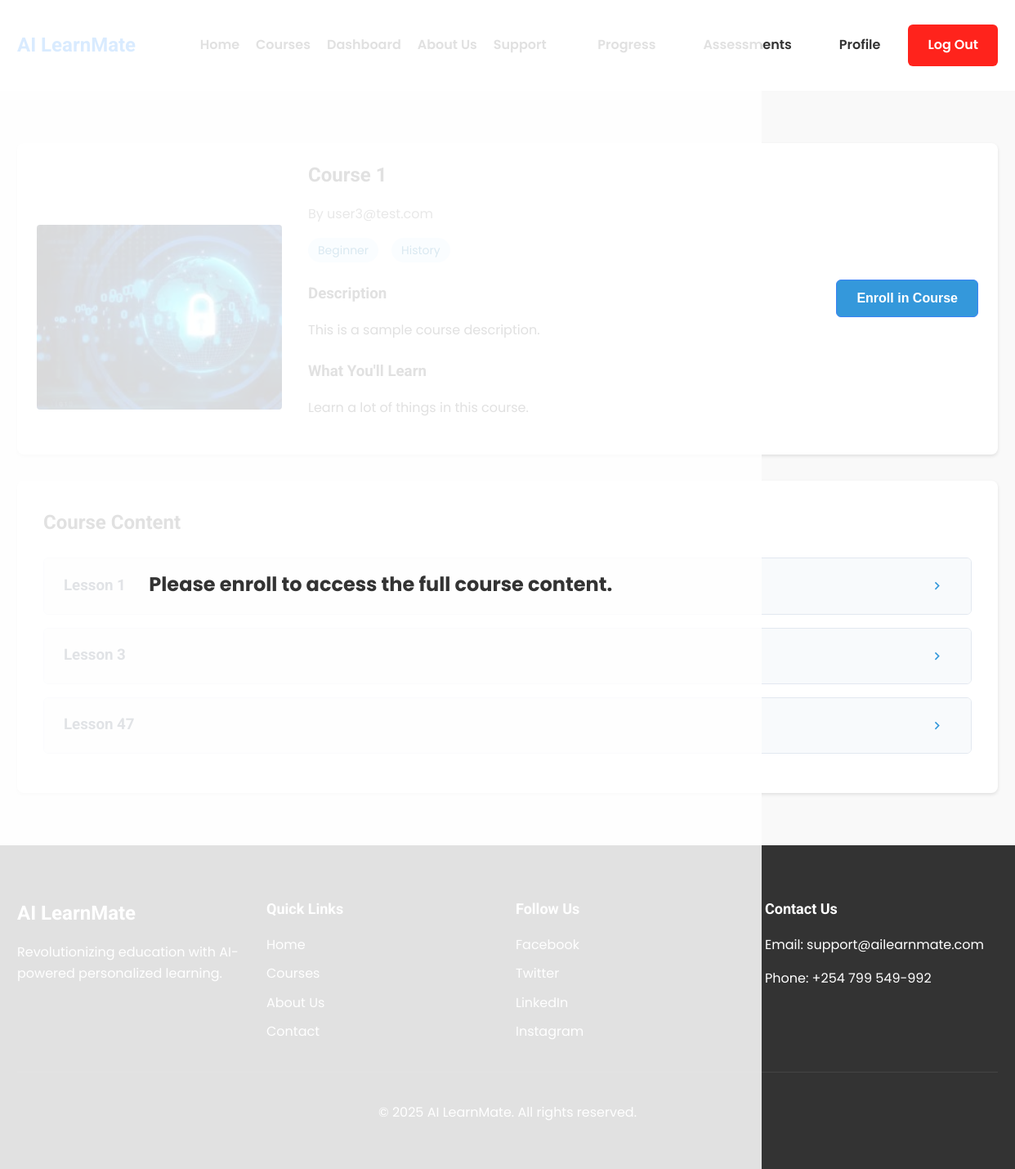
The app's page /course/25/ (signed in), older data.
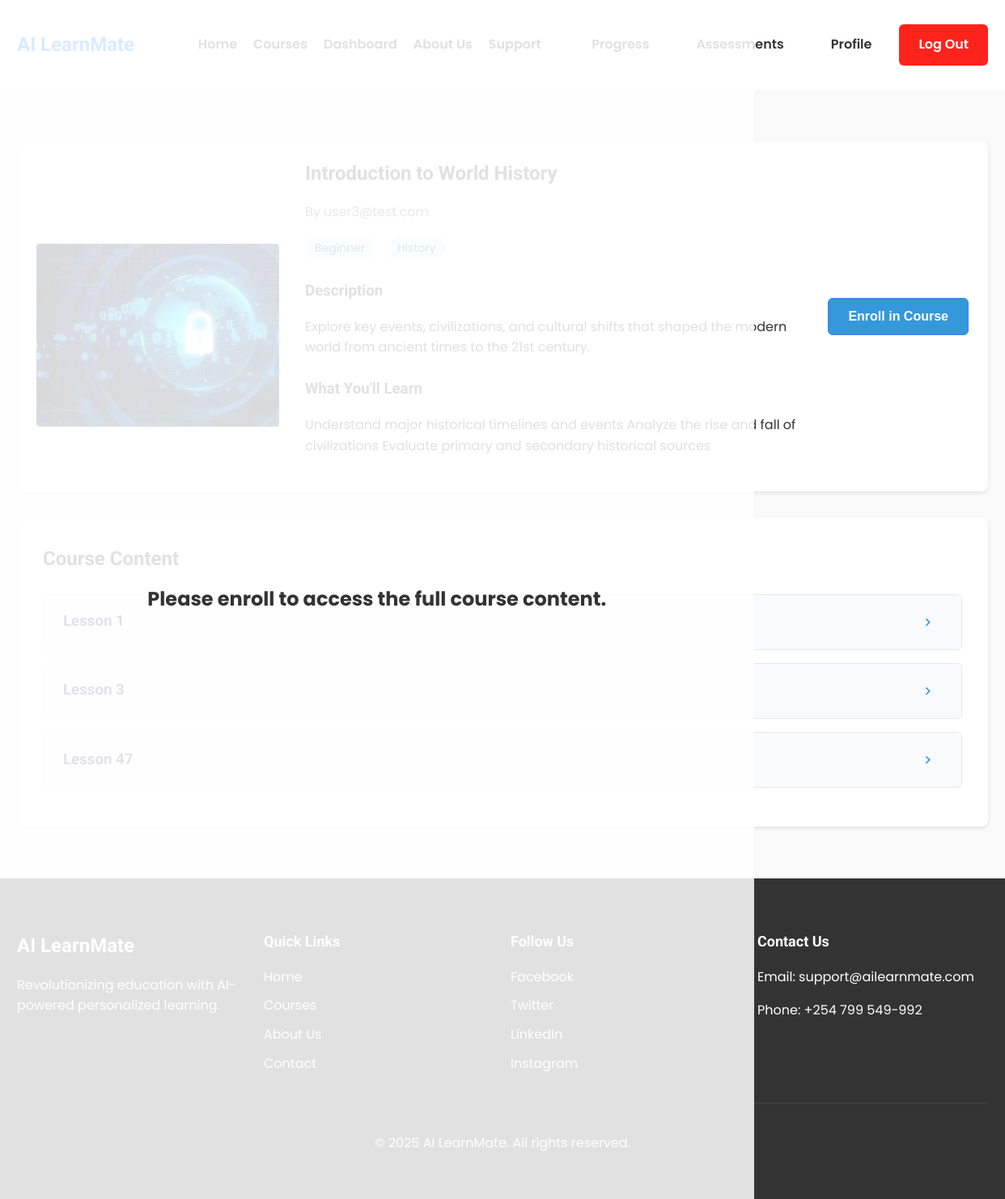
The same page, newer data.
### learning/models.py (models this page shows, shortened)
class Course(models.Model):
    title = models.CharField(max_length=200)
    description = models.TextField()
    instructor = models.ForeignKey(User, on_delete=models.CASCADE, related_name='courses_taught')
    subject = models.CharField(max_length=100)
    difficulty = models.CharField(max_length=50)
    course_image = models.ImageField(upload_to='courseimages')
    learning_outcomes = models.TextField()
    created_at = models.DateTimeField(auto_now_add=True)
    updated_at = models.DateTimeField(auto_now=True)
    is_ai_recommended = models.BooleanField(default=False)
    price = models.FloatField(default=1799.99)

class Lesson(models.Model):
    course = models.ForeignKey(Course, on_delete=models.CASCADE, related_name='lesson_course')
    title = models.CharField(max_length=200)
    content = models.TextField()
    order = models.PositiveIntegerField()
    class Meta:
        ordering = ['order']

### users/models.py (models this page shows, shortened)
class User(AbstractBaseUser, PermissionsMixin):
    email = models.EmailField(unique=True, null=False)
    username = models.CharField(max_length=100)
    is_admin = models.BooleanField(ugettext_lazy('Admin Status'), default=False, help_text=ugettext_lazy('Whether User is an Admin'))
    is_staff = models.BooleanField(ugettext_lazy('Staff Status'), default=False, help_text=ugettext_lazy('Whether user should have Staff Priveleges'))
    is_active = models.BooleanField(ugettext_lazy('Active'), default=True, help_text=ugettext_lazy('Whether user should be treated as active'))
    learner = models.BooleanField(ugettext_lazy('Learner'), default=False, help_text=ugettext_lazy('Whether user is a learner'))
    tutor = models.BooleanField(ugettext_lazy('Tutor'), default=False, help_text=ugettext_lazy('Whether user is a tutor'))
    USERNAME_FIELD = 'email'
    objects = MyUserManager()
    def get_full_name(self):
        return self.email

### learning/views.py (the view)
# urls.py: path('course/<int:course_id>/', views.course_detail, name='course_detail'), #Shows each course's details, has the feature to enroll, and provides enrolled learners with all the course details to learn
@login_required
def course_detail(request, course_id):
    course = get_object_or_404(Course.objects.prefetch_related(
        'lesson_course__images',
        'lesson_course__videos',
        'lesson_course__quiz_lesson__quiz_question'
    ), id=course_id)
    lessons = course.lesson_course.all().order_by('order')
    discussions = Discussion.objects.filter(lesson__course=course).select_related('lesson', 'user')
    lesson_discussions = defaultdict(list)
    for discussion in discussions:
        lesson_discussions[discussion.lesson_id].append(discussion)
    is_enrolled = Enrollment.objects.filter(user=request.user, course=course).exists()
    context = {
        'course': course,
        'lessons': lessons,
        'lesson_discussions': dict(lesson_discussions),
        'is_enrolled': is_enrolled
    }
    return render(request, 'learning/course.html', context)

### learning/templatetags/filters.py (called while the page is built)
@register.filter
def get(dict_obj, key):
    return dict_obj.get(key)

@register.filter
def split_choices(value):
    return [v.strip() for v in value.split('|')]

### templates/learning/course.html (shortened to what this page needs)
{% extends 'base.html' %}
{% load static %}
{% load filters %}
{% block content %}
<section class="course-detail">
    <div class="container">
        <div class="course-header">
            <div class="course-image">
                <img src="{{ course.course_image.url }}" alt="{{ course.title }}">
            </div>
            <div class="course-meta">
                <h1>{{ course.title }}</h1>
                <p class="instructor">By {{ course.instructor.get_full_name }}</p>
                <div class="course-stats">
                    <span class="difficulty">{{ course.difficulty }}</span>
                    <span class="subject">{{ course.subject }}</span>
                </div>
                <div class="course-description">
                    <h3>Description</h3>
                    <p>{{ course.description }}</p>
                </div>
                <div class="learning-outcomes">
                    <h3>What You'll Learn</h3>
                    <p>{{ course.learning_outcomes }}</p>
                </div>
            </div>
            <div class="enrollment-section">
                {% if is_enrolled %}
                <span class="badge enrolled-badge">✔ Enrolled</span>
                {% else %}
                <button class="btn primary" id="enroll-btn">Enroll in Course</button>
                {% if not is_enrolled %}
                <div id="enrollment-lock-msg" style="
                    position: absolute; top: 0; left: 0;
                    width: 75%; height: 100%;
                    background: rgba(255,255,255,0.85);
                    z-index: 999;
                    display: flex; align-items: center; justify-content: center;
                    font-size: 1.5rem; font-weight: bold;
                ">
                    Please enroll to access the full course content.
                </div>
                {% endif %}
                {% endif %}
            </div>
        </div>
        <div class="lessons-container">
            <h2>Course Content</h2>
            <div class="lessons-list">
                {% for lesson in lessons %}
                <div class="lesson-item">
                    <div class="lesson-header" onclick="toggleLesson('lesson-{{ lesson.id }}')">
                        <h3>{{ lesson.title }}</h3>
                        <button class="toggle-btn" aria-expanded="false" aria-controls="lesson-{{ lesson.id }}">
                            <svg class="arrow-icon" viewBox="0 0 24 24">
                                <path d="M8.59 16.59L13.17 12 8.59 7.41 10 6l6 6-6 6-1.41-1.41z" />
                            </svg>
                        </button>
                    </div>
                </div>
                {% endfor %}
            </div>
        </div>
    </div>
</section>
{% endblock %}

### templates/base.html (shortened to what this page needs)
{% load static %}
<!DOCTYPE html>
<html lang="en">
  <head>
    <link rel="stylesheet" href="{% static 'styles/home.css' %}" />
    <link rel="stylesheet" href="{% static 'styles/courses.css' %}" />
    <link rel="stylesheet" href="{% static 'styles/course.css' %}" />
    <link rel="stylesheet" href="{% static 'styles/progress.css' %}" />
    <link rel="stylesheet" href="{% static 'styles/assessments.css' %}" />
    <link rel="stylesheet" href="{% static 'styles/about_us.css' %}" />
    <link rel="stylesheet" href="{% static 'styles/support.css' %}" />
    <link rel="stylesheet" href="{% static 'styles/messages.css' %}" />
    <link rel="stylesheet" href="{% static 'styles/sign_up.css' %}" />
    <link rel="stylesheet" href="{% static 'styles/dashboard.css' %}" />
    <link
      rel="stylesheet"
      href="https://cdnjs.cloudflare.com/ajax/libs/OwlCarousel2/2.3.4/assets/owl.carousel.min.css"
    />
    <link
      rel="stylesheet"
      href="https://cdnjs.cloudflare.com/ajax/libs/OwlCarousel2/2.3.4/assets/owl.theme.default.min.css"
    />
    <link
      rel="stylesheet"
      href="https://cdnjs.cloudflare.com/ajax/libs/font-awesome/5.15.4/css/all.min.css"
    />
    <link
      rel="stylesheet"
      href="https://cdnjs.cloudflare.com/ajax/libs/font-awesome/5.15.4/css/all.min.css"
    />
  </head>
  <body>
    <header>
      <div class="container">
        <div class="logo">
          <h1>AI LearnMate</h1>
        </div>
        <nav>
          <ul>
            <li><a href="{% url 'learningapp:home' %}">Home</a></li>
            <li><a href="{% url 'learningapp:courses' %}">Courses</a></li>
            <li><a href="{% url 'usersapp:role_redirect' %}">Dashboard</a></li>
            <li><a href="{% url 'learningapp:about_us' %}">About Us</a></li>
            <li><a href="{% url 'learningapp:support' %}">Support</a></li>
          </ul>
        </nav>
        <div class="auth-buttons">
          {% if user.is_authenticated %}
          {% if user.learner %}
          <a href="{% url 'learningapp:progress_tracking' %}" class="btn">Progress</a>
          <a href="{% url 'learningapp:assessments' %}" class="btn">Assessments</a>
          {% endif %}
          <a href="{% url 'usersapp:profile' %}" class="btn">Profile</a>
          <a href="{% url 'usersapp:logout' %}" class="btn danger">Log Out</a>
          {% else %}
          <a href="{% url 'usersapp:login' %}" class="btn">Login</a>
          <a href="{% url 'usersapp:signup' %}" class="btn primary">Sign Up</a>
          {% endif %}
        </div>
      </div>
    </header>
    {% block content %} {% endblock %}
    <footer>
      <div class="container">
        <div class="footer-content">
          <div class="footer-section">
            <h3>AI LearnMate</h3>
            <p>
              Revolutionizing education with AI-powered personalized learning.
            </p>
          </div>
          <div class="footer-section">
            <h4>Quick Links</h4>
            <ul>
              <li><a href="#">Home</a></li>
              <li><a href="#">Courses</a></li>
              <li><a href="#">About Us</a></li>
              <li><a href="#">Contact</a></li>
            </ul>
          </div>
          <div class="footer-section">
            <h4>Follow Us</h4>
            <ul>
              <li><a href="#">Facebook</a></li>
              <li><a href="#">Twitter</a></li>
              <li><a href="#">LinkedIn</a></li>
              <li><a href="#">Instagram</a></li>
            </ul>
          </div>
          <div class="footer-section">
            <h4>Contact Us</h4>
            <p>Email: support@ailearnmate.com</p>
            <p>Phone: +254 799 549-992</p>
          </div>
        </div>
        <div class="footer-bottom">
          <p>&copy; 2025 AI LearnMate. All rights reserved.</p>
        </div>
      </div>
    </footer>
  </body>
</html>

### static/styles/home.css (style rules this page uses)
body { font-family: 'Poppins', sans-serif; margin: 0; padding: 0; color: #333; line-height: 1.6; }
h1, h2, h3, h4 { font-family: 'Roboto', sans-serif; font-weight: 700; }
a { text-decoration: none; color: inherit; }
.container { width: 90%; max-width: 1200px; margin: 0 auto; }
.btn { display: inline-block; padding: 10px 20px; border-radius: 5px; font-weight: 600; text-align: center; transition: background 0.3s ease; }
.btn.primary { background: #007BFF; color: #fff; }
.btn.danger { background: #ff0800e3; color: #fff; }
header { background: #fff; box-shadow: 0 2px 4px rgba(0, 0, 0, 0.1); padding: 20px 0; }
header .container { display: flex; justify-content: space-between; align-items: center; }
header .logo h1 { font-size: 24px; color: #007BFF; }
header nav ul { list-style: none; display: flex; gap: 20px; }
header nav ul li a { font-weight: 600; color: #333; }
header .auth-buttons { display: flex; gap: 10px; }
footer { background: #333; color: #fff; padding: 40px 0; }
footer .footer-content { display: flex; justify-content: space-between; gap: 20px; margin-bottom: 20px; }
footer .footer-section { flex: 1; }
footer .footer-section h3 { font-size: 24px; margin-bottom: 10px; }
footer .footer-section h4 { font-size: 18px; margin-bottom: 10px; }
footer .footer-section ul { list-style: none; padding: 0; }
footer .footer-section ul li { margin-bottom: 10px; }
footer .footer-section ul li a { color: #fff; }
footer .footer-bottom { text-align: center; padding-top: 20px; border-top: 1px solid #444; }

### static/styles/courses.css (style rules this page uses)
.course-image { width: 100%; height: 180px; background-size: cover; background-position: center; background-repeat: no-repeat; transition: background-size 0.4s ease-in-out; }

### static/styles/course.css (style rules this page uses)
.course-detail { padding: 4rem 0; background: #f9f9f9; }
.container { max-width: 1200px; margin: 0 auto; padding: 0 1rem; }
.course-header { display: flex; gap: 2rem; margin-bottom: 2rem; background: white; padding: 2rem; border-radius: 8px; box-shadow: 0 2px 4px rgba(0, 0, 0, 0.1); }
.course-image { flex: 0 0 300px; }
.course-image img { width: 100%; height: auto; border-radius: 4px; }
.course-meta { flex: 1; }
.course-meta h1 { margin: 0 0 0.5rem; color: #333; }
.instructor { color: #666; margin-bottom: 1rem; }
.course-stats { display: flex; gap: 1rem; margin-bottom: 1.5rem; }
.difficulty, .subject { padding: 0.25rem 0.75rem; background: #e0f2fe; border-radius: 999px; font-size: 0.875rem; color: #0369a1; }
.course-description, .learning-outcomes { margin-bottom: 1.5rem; }
.course-description h3, .learning-outcomes h3 { margin-bottom: 0.5rem; color: #333; }
.lessons-container { background: white; padding: 2rem; border-radius: 8px; box-shadow: 0 2px 4px rgba(0, 0, 0, 0.1); }
.lessons-container h2 { margin-top: 0; margin-bottom: 1.5rem; color: #333; }
.lesson-item { border: 1px solid #e2e8f0; border-radius: 6px; margin-bottom: 1rem; overflow: hidden; }
.lesson-header { display: flex; justify-content: space-between; align-items: center; padding: 1rem 1.5rem; background: #f8fafc; cursor: pointer; transition: background 0.2s; }
.lesson-header h3 { margin: 0; color: #334155; }
.toggle-btn { background: none; border: none; cursor: pointer; padding: 0.5rem; display: flex; align-items: center; justify-content: center; }
.arrow-icon { width: 1.25rem; height: 1.25rem; fill: #64748b; transition: transform 0.2s ease; }

### static/styles/progress.css (style rules this page uses)
.container { max-width: 1200px; margin: 0 auto; padding: 0 1.5rem; }
.course-header { display: flex; justify-content: space-between; align-items: center; padding: 1.25rem 1.5rem; cursor: pointer; transition: background-color 0.2s; }
.toggle-btn { background: none; border: none; padding: 0.5rem; margin-left: 1rem; cursor: pointer; }
.arrow-icon { width: 1.25rem; height: 1.25rem; fill: #64748b; transition: transform 0.2s ease; }
.btn { display: inline-block; padding: 0.5rem 1rem; border-radius: 0.375rem; font-weight: 500; text-align: center; transition: all 0.2s; }
.btn.primary { background: #3b82f6; color: white; border: 1px solid #3b82f6; }

### static/styles/assessments.css (style rules this page uses)
.container { max-width: 1200px; margin: 0 auto; padding: 0 1.5rem; }
.toggle-btn { background: none; border: none; padding: 0.5rem; margin-left: 1rem; cursor: pointer; }
.arrow-icon { width: 1.25rem; height: 1.25rem; fill: #64748b; transition: transform 0.2s ease; }
.btn { display: inline-block; padding: 0.5rem 1rem; border-radius: 0.375rem; font-weight: 500; text-align: center; transition: all 0.2s; }
.btn.primary { background: #3b82f6; color: white; border: 1px solid #3b82f6; }

Row changes from the older to the newer data that the page shows:
changed Course "Beginner": title "Course 1" → "Introduction to World History"; description "This is a sample course description." → "Explore key events, civilizations, and cultural shifts that shaped the modern world from ancient times to the 21st century."; learning_outcomes "Learn a lot of things in this course." → "Understand major historical timelines and events Analyze the rise and fall of civilizations Evaluate primary and secondary historical sources"
